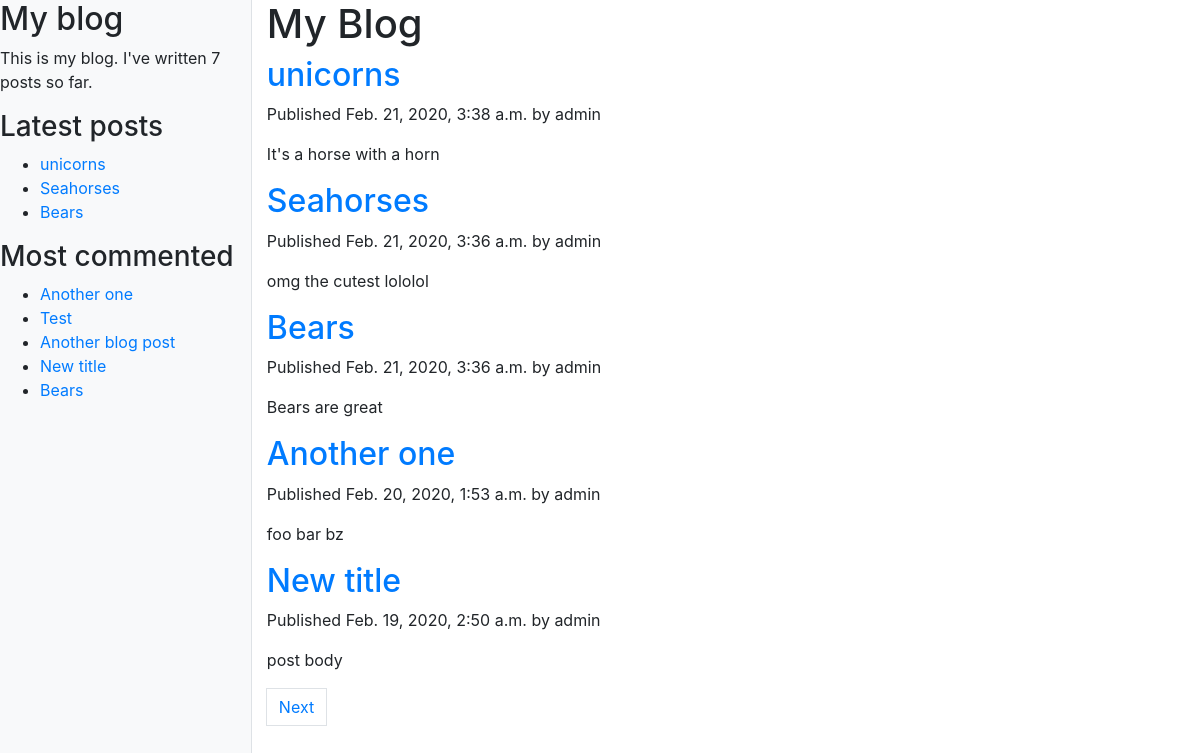
The page /blog/ on the database as committed earlier.
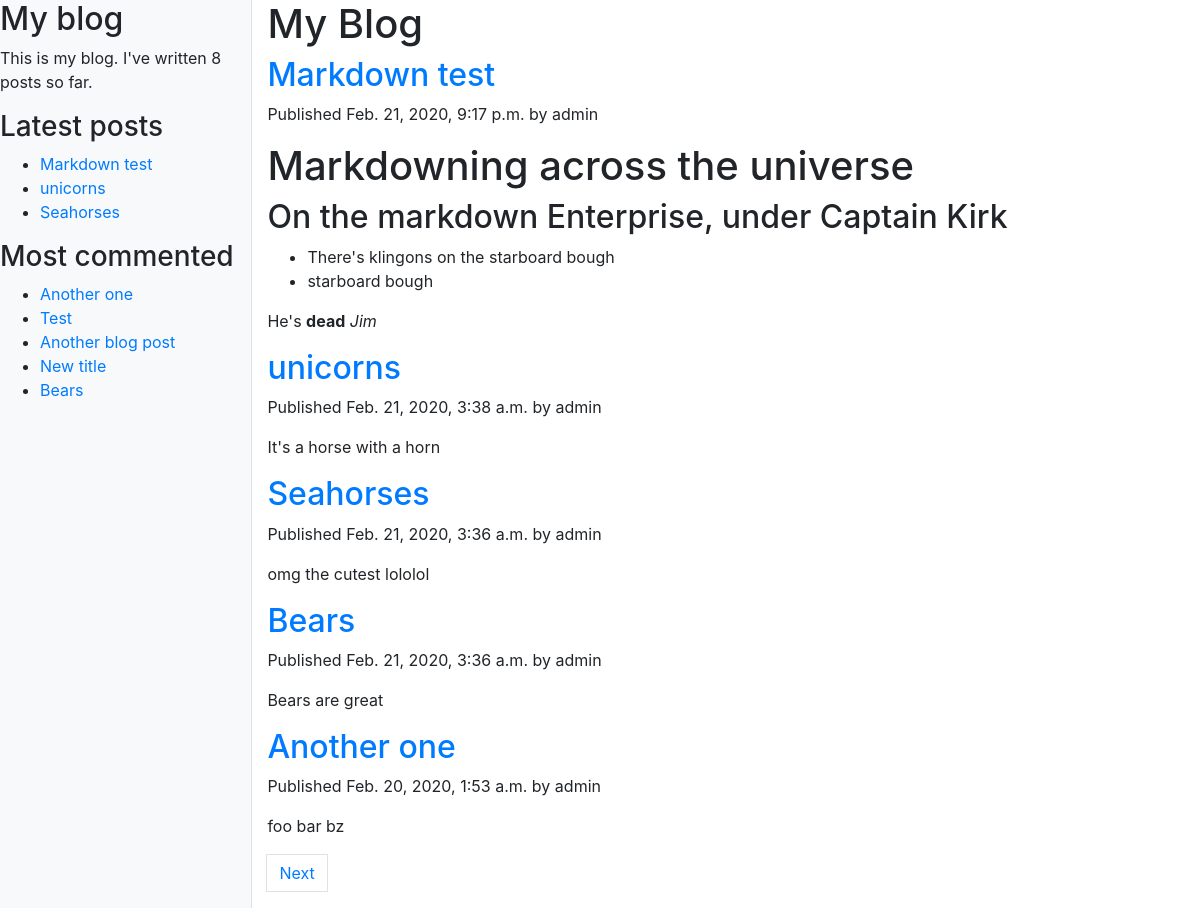
The same page on the database as committed later.
### blog/models.py (models this page shows, shortened)
class Post(models.Model):
    objects = models.Manager()  # Default manager
    published = PublishedManager()  # Custom manager
    STATUS_CHOICES = (
        ('draft', 'Draft'),
        ('published', 'Published')
    )
    title = models.CharField(max_length=250)
    slug = models.CharField(max_length=250, unique_for_date='publish')
    author = models.ForeignKey(
        User, on_delete=models.CASCADE, related_name='blog_posts')
    body = models.TextField()
    publish = models.DateTimeField(default=timezone.now)
    created = models.DateTimeField(auto_now_add=True)
    updated = models.DateTimeField(auto_now=True)
    status = models.CharField(
        max_length=10, choices=STATUS_CHOICES, default='draft')
    class Meta:
        ordering = ('-publish',)
    def get_absolute_url(self):
        return reverse("blog:post_detail", args=[self.publish.year, self.publish.month, self.publish.day, self.slug])
    tags = TaggableManager()

### blog/views.py (the view)
# urls.py: path('', views.post_list, name='post_list'),
def post_list(request, tag_slug=None):
    object_list = Post.published.all()
    tag = None
    if tag_slug:
        tag = get_object_or_404(Tag, slug=tag_slug)
        object_list = object_list.filter(tags__in=[tag])
    paginator = Paginator(object_list, 5)  # 3 posts per page
    page = request.GET.get('page')
    try:
        posts = paginator.page(page)
    except PageNotAnInteger:
        posts = paginator.page(1)
    except EmptyPage:
        posts = paginator.page(paginator.num_pages)
    return render(request, 'blog/post/list.html', {'page': page, 'posts': posts, 'tag': tag})

### blog/models.py (called while the page is built)
    def get_queryset(self):
        return super(PublishedManager, self).get_queryset().filter(status='published')

### blog/templatetags/blog_tags.py (called while the page is built)
@register.simple_tag()
def total_posts():
    return Post.published.count()

@register.inclusion_tag('blog/post/latest_posts.html')
def show_latest_posts(count=5):
    latest_posts = Post.published.order_by('-publish')[:count]
    return {'latest_posts': latest_posts}

@register.simple_tag
def get_most_commented_posts(count=5):
    return Post.published.annotate(total_comments=Count('comments')).order_by('-total_comments')[:count]

@register.filter(name="markdown")
def markdown_format(text):
    return mark_safe(markdown.markdown(text))

### blog/templates/blog/post/list.html (shortened to what this page needs)
{% extends "blog/base.html" %}
{% load blog_tags %}
{% block content %}
    <h1>My Blog</h1>
    {% for post in posts  %}
        <h2>
            <a href="{{ post.get_absolute_url }}">
                {{ post.title }}
            </a>
        </h2>
        <p class="date">
            Published {{ post.publish }} by {{ post.author }}
        </p>
        {{ post.body|markdown|truncatewords:30 }}
    {% endfor %}
    {% include "pagination.html" with page=posts %}
{% endblock %}

### blog/templates/blog/base.html (shortened to what this page needs)
{% load blog_tags %}
{% load bootstrap4 %}
{% load static %}
{% bootstrap_css %}
<!DOCTYPE html>
<html>
<head>
  <link href={% static "css/simple-sidebar.css" %} rel="stylesheet">
</head>
<body>
    <div class="d-flex" id="wrapper">
        <div class="bg-light border-right" id="sidebar-wrapper" style="m-2">
            <h2>My blog</h2>
            <p>This is my blog. I've written {% total_posts %} posts so far.</p>
            <h3>Latest posts</h3>
            {% show_latest_posts 3 %}
            <h3>Most commented</h3>
            {% get_most_commented_posts as most_commented_posts %}
                <ul>
                    {% for post in most_commented_posts %}
                        <li>
                            <a href="{{ post.get_absolute_url }}">
                                {{ post.title }}
                            </a>
                        </li>
                    {% endfor %}
                </ul>
        </div>
        <div id="page-content-wrapper">
            <div class="container-fluid">
                {% block content %}
                {% endblock %}
        </div>
    </div>
</body>
</html>

### blog/templates/blog/post/latest_posts.html
<ul>
    {% for post in latest_posts %}
    <li>
        <a href="{{ post.get_absolute_url }}">{{ post.title }}</a>
    </li>
    {% endfor %}
</ul>

Rows that differ between the two databases and show on the page:
no longer on one of the page's lists (row unchanged): Post: title "New title", publish "Feb. 19, 2020, 2:50 a.m.", author "admin", body "post body"
no longer on one of the page's lists (row unchanged): Post: title "Bears"
added Post: title "Markdown test", publish "Feb. 21, 2020, 9:17 p.m.", author "admin", body "Markdowning across the universe On the markdown Enterprise, under Captain Kirk There's klingons on the starboard bough starboard bough He's dead Jim"
Other text that changed with them:
text no longer shown: "7"
text now shown: "8"
